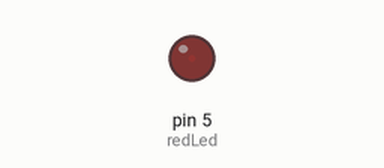
Bench run of a sketch on a simulated Arduino Uno, built with avr-gcc and run on an emulated ATmega328P. On the bench: output pins drawn as LEDs (lit = HIGH).

Above: at 0.05 s.
At 2.9 s:
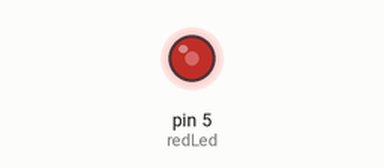
At 5.8 s:
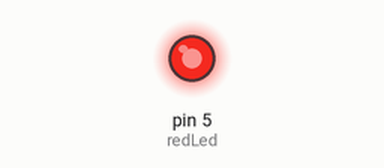
At 11.55 s:
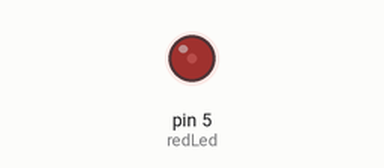
Timing chart, 0 to 16.6 s (numbered marks = the images above):
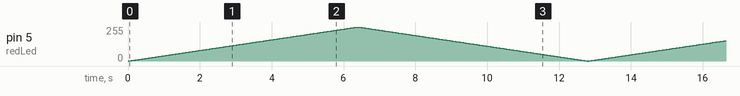

The sketch:

User_Program1_4.ino
```cpp
/* Software 1073 Example Program
Written and debugged for use on the Arduino boebot platform
last updated: 9/9/14

Program: Dims an led using a for loop
*/
int redLed = 5;


void setup()
{
  pinMode(redLed, OUTPUT);
}
void loop()
{
 for(int i = 0; i < 256; i++)
 {
    analogWrite(redLed, i);
    delay(25);
 }
 for(int i = 255; i >= 0; i--)
 {
    analogWrite(redLed, i);
    delay(25);
 }

}
```
